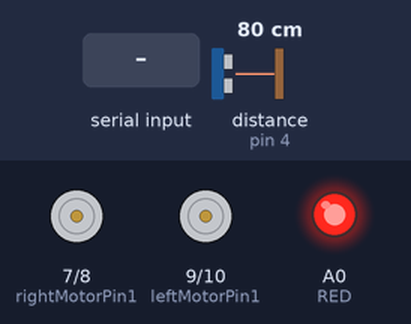
A sketch run on a simulated Arduino Uno, built with avr-gcc and run on an emulated ATmega328P. On the bench: motor-driver pin pairs drawn as motors (green arrow = first pin HIGH = forward, orange = second pin HIGH = backward, longer = more drive, scaled by the enable pin), output pins drawn as LEDs (lit = HIGH). Wiring (inferred from the names in the program): ultrasonic range finder: trigger pin 3; echo pin 4. Inputs (shaded band) come from the test bench; at power-on: distance to the obstacle (sensor on pin 4) 80 cm. The echo pulse lasts 58.3 µs per cm; pins used as bus, display or sensor lines are not drawn; what the sketch prints to the serial monitor is not drawn.

Above: at 1.2 s.
1.3 s: "u\n" received over Serial
At 1.7 s:
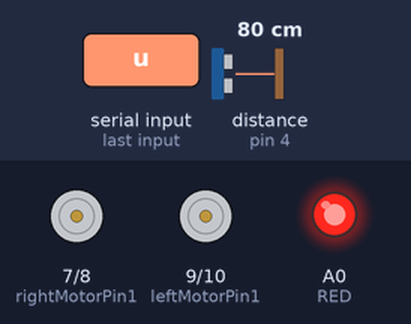
2.8 s: byte 100 ('d') received over Serial
At 3.4 s:
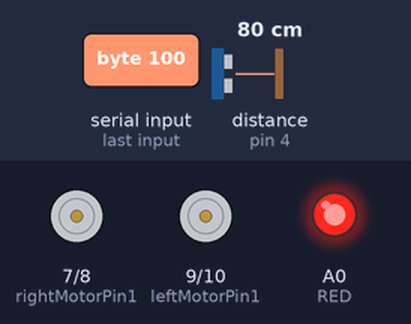
4.3 s: byte 108 ('l') received over Serial
At 5.5 s:
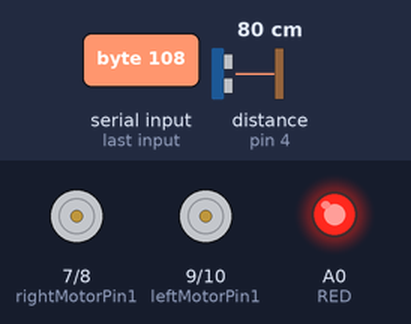
5.8 s: byte 114 ('r') received over Serial
At 7.0 s:
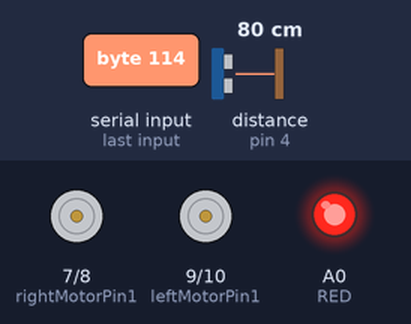
8.9 s: distance to the obstacle (sensor on pin 4) set to 9 cm
10.4 s: distance to the obstacle (sensor on pin 4) set to 12 cm
Timing chart, 0 to 13.4 s (numbered marks = the images above; inputs shaded):
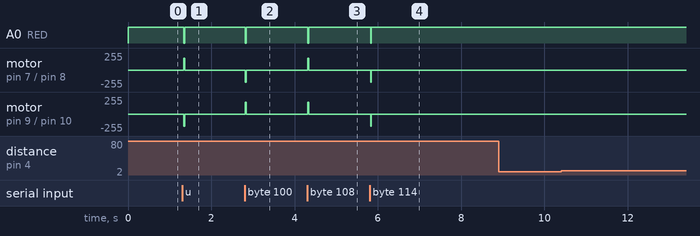

The sketch:

carrito_go_brrr.ino
```cpp
#define MOTOR_SPEED 180

#define ECHO 4
#define TRIG 3

#define RED A0

//Right motor
int enableRightMotor=6;
int rightMotorPin1=7;
int rightMotorPin2=8;

//Left motor
int enableLeftMotor=5;
int leftMotorPin1=9;
int leftMotorPin2=10;

int ticksBlocked = 0;

void setup()
{
  //The problem with TT gear motors is that, at very low pwm value it does not even rotate.
  //If we increase the PWM value then it rotates faster and our robot is not controlled in that speed and goes out of line.
  //For that we need to increase the frequency of analogWrite.
  //Below line is important to change the frequency of PWM signal on pin D5 and D6
  //Because of this, motor runs in controlled manner (lower speed) at high PWM value.
  //This sets frequecny as 7812.5 hz.
  TCCR0B = TCCR0B & B11111000 | B00000010 ;

  // put your setup code here, to run once:
  pinMode(enableRightMotor, OUTPUT);
  pinMode(rightMotorPin1, OUTPUT);
  pinMode(rightMotorPin2, OUTPUT);

  pinMode(enableLeftMotor, OUTPUT);
  pinMode(leftMotorPin1, OUTPUT);
  pinMode(leftMotorPin2, OUTPUT);

  rotateMotor(0,0);

  pinMode(TRIG, OUTPUT);
  pinMode(ECHO, INPUT);

  pinMode(RED, OUTPUT);

  Serial.begin(9600);
}

void loop()
{
  char value;

  if(Serial.available() > 0) {
    value = Serial.read();
  }

  Serial.print(value);
  Serial.print("\n");

  digitalWrite(TRIG, LOW);
  delayMicroseconds(2);

  digitalWrite(TRIG, HIGH);

  delayMicroseconds(10);

  digitalWrite(TRIG, LOW);

  long duration = pulseIn(ECHO, HIGH);
  float distance = duration * 0.034 / 2.0;

  Serial.print("Distance: ");
  Serial.println(distance);

  if(distance < 10) {
    ticksBlocked++;
    Serial.println(ticksBlocked);

    if(ticksBlocked >= 20) {
      rotateMotor(0, 0);
    }
  } else {
    ticksBlocked = 0;
    if(value == 'u') {
      rotateMotor(MOTOR_SPEED, -MOTOR_SPEED);
    } else if(value == 'd') {
      rotateMotor(-MOTOR_SPEED, MOTOR_SPEED);
    } else if(value == 'l') {
      rotateMotor(MOTOR_SPEED, MOTOR_SPEED);
    } else if(value == 'r') {
      rotateMotor(-MOTOR_SPEED, -MOTOR_SPEED);
    } else {
      rotateMotor(0, 0);
    }
  }
}


void rotateMotor(int rightMotorSpeed, int leftMotorSpeed)
{
  if((rightMotorSpeed == 0 && rightMotorSpeed != -MOTOR_SPEED) && (leftMotorSpeed == 0 && leftMotorSpeed != MOTOR_SPEED)) {
    digitalWrite(RED, HIGH);
  } else {
    digitalWrite(RED, LOW);
  }

  if (rightMotorSpeed < 0)
  {
    digitalWrite(rightMotorPin1,LOW);
    digitalWrite(rightMotorPin2,HIGH);
  }
  else if (rightMotorSpeed > 0)
  {
    digitalWrite(rightMotorPin1,HIGH);
    digitalWrite(rightMotorPin2,LOW);
  }
  else
  {
    digitalWrite(rightMotorPin1,LOW);
    digitalWrite(rightMotorPin2,LOW);
  }

  if (leftMotorSpeed < 0)
  {
    digitalWrite(leftMotorPin1,LOW);
    digitalWrite(leftMotorPin2,HIGH);
  }
  else if (leftMotorSpeed > 0)
  {
    digitalWrite(leftMotorPin1,HIGH);
    digitalWrite(leftMotorPin2,LOW);
  }
  else
  {
    digitalWrite(leftMotorPin1,LOW);
    digitalWrite(leftMotorPin2,LOW);
  }
  analogWrite(enableRightMotor, abs(rightMotorSpeed));
  analogWrite(enableLeftMotor, abs(leftMotorSpeed));
}
```

Measured:
- after the input at 1.3 s, A0 (RED): HIGH → LOW at once, → HIGH 0.02 s later; motor on pin 7 (rightMotorPin1) / pin 8 (rightMotorPin2): stopped → forward 180/255 at once, → stopped 0.02 s later; motor on pin 9 (leftMotorPin1) / pin 10 (leftMotorPin2): stopped → backward 180/255 at once, → stopped 0.02 s later
- after the input at 2.8 s, A0 (RED): HIGH → LOW at once, → HIGH 0.02 s later; motor on pin 7 (rightMotorPin1) / pin 8 (rightMotorPin2): stopped → backward 180/255 at once, → stopped 0.02 s later; motor on pin 9 (leftMotorPin1) / pin 10 (leftMotorPin2): stopped → forward 180/255 at once, → stopped 0.02 s later
- after the input at 4.3 s, A0 (RED): HIGH → LOW at once, → HIGH 0.02 s later; motor on pin 7 (rightMotorPin1) / pin 8 (rightMotorPin2), motor on pin 9 (leftMotorPin1) / pin 10 (leftMotorPin2): stopped → forward 180/255 at once, → stopped 0.02 s later
- after the input at 5.8 s, A0 (RED): HIGH → LOW at once, → HIGH 0.02 s later; motor on pin 7 (rightMotorPin1) / pin 8 (rightMotorPin2), motor on pin 9 (leftMotorPin1) / pin 10 (leftMotorPin2): stopped → backward 180/255 at once, → stopped 0.02 s later
- after the input at 8.9 s, every drawn part: stays the same
- after the input at 10.4 s, every drawn part: stays the same
